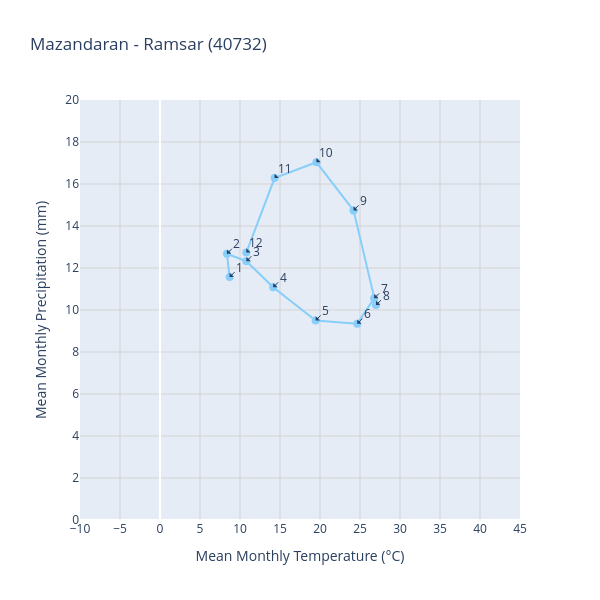

The notebook cell saved with this chart:
### Code cell
st = "40732"

# plot scatter plot of temperature vs precipitation for a specific station with plotly
a = dd[dd["station_id"] == st][["region_name", "station_name", "station_id", "month", "tm", "rrr24"]]

# now drow line from month 1 to 12 for each point
fig = px.scatter(
    a,
    x='tm',
    y='rrr24',
    title=f'{a.region_name.unique()[0]} - {a.station_name.unique()[0]} ({st})',
    labels={'tm': 'Mean Monthly Temperature (°C)', 'rrr24': 'Mean Monthly Precipitation (mm)'},
    width=600,
    height=600,
)
fig.add_trace(go.Scatter(
    x=a['tm'],
    y=a['rrr24'],
    mode='lines+markers',
    line=dict(color='LightSkyBlue', width=2),
    marker=dict(size=8),
    name='Monthly Trend'
)) 
# show month number on each point
for i, row in a.iterrows():
    fig.add_annotation(
        x=row['tm'],
        y=row['rrr24'],
        text=str(int(row['month'])),
        showarrow=True,
        arrowhead=1,
        ax=10,
        ay=-10
    ) 

# x: -10 to 45 and y: 0 to 10
fig.update_xaxes(range=[-10, 45])
fig.update_yaxes(range=[0, 20])

# no legend
fig.update_layout(showlegend=False)

# x and y grid lines for each 1 unit
fig.update_xaxes(dtick=5, showgrid=True, gridwidth=1, gridcolor='LightGray')
fig.update_yaxes(dtick=2, showgrid=True, gridwidth=1, gridcolor='LightGray')

### Figure 1 — Plotly figure (JSON) as saved in the notebook; plotly's stock layout.template omitted (floating-point values rounded to 4 significant figures)
{"data": [{"hovertemplate": "Mean Monthly Temperature (°C)=%{x}<br>Mean Monthly Precipitation (mm)=%{y}<extra></extra>", "legendgroup": "", "marker": {"color": "#636efa", "symbol": "circle"}, "mode": "markers", "name": "", "orientation": "v", "showlegend": false, "type": "scatter", "x": [8.7, 8.367, 10.8, 14.15, 19.46, 24.65, 26.77, 27.0, 24.2, 19.55, 14.32, 10.79], "xaxis": "x", "y": [11.57, 12.68, 12.32, 11.08, 9.503, 9.35, 10.55, 10.23, 14.74, 17.03, 16.28, 12.74], "yaxis": "y"}, {"line": {"color": "LightSkyBlue", "width": 2}, "marker": {"size": 8}, "mode": "lines+markers", "name": "Monthly Trend", "type": "scatter", "x": [8.7, 8.367, 10.8, 14.15, 19.46, 24.65, 26.77, 27.0, 24.2, 19.55, 14.32, 10.79], "y": [11.57, 12.68, 12.32, 11.08, 9.503, 9.35, 10.55, 10.23, 14.74, 17.03, 16.28, 12.74]}], "layout": {"annotations": [{"arrowhead": 1, "ax": 10, "ay": -10, "showarrow": true, "text": "1", "x": 8.7, "y": 11.57}, {"arrowhead": 1, "ax": 10, "ay": -10, "showarrow": true, "text": "2", "x": 8.367, "y": 12.68}, {"arrowhead": 1, "ax": 10, "ay": -10, "showarrow": true, "text": "3", "x": 10.8, "y": 12.32}, {"arrowhead": 1, "ax": 10, "ay": -10, "showarrow": true, "text": "4", "x": 14.15, "y": 11.08}, {"arrowhead": 1, "ax": 10, "ay": -10, "showarrow": true, "text": "5", "x": 19.46, "y": 9.503}, {"arrowhead": 1, "ax": 10, "ay": -10, "showarrow": true, "text": "6", "x": 24.65, "y": 9.35}, {"arrowhead": 1, "ax": 10, "ay": -10, "showarrow": true, "text": "7", "x": 26.77, "y": 10.55}, {"arrowhead": 1, "ax": 10, "ay": -10, "showarrow": true, "text": "8", "x": 27.0, "y": 10.23}, {"arrowhead": 1, "ax": 10, "ay": -10, "showarrow": true, "text": "9", "x": 24.2, "y": 14.74}, {"arrowhead": 1, "ax": 10, "ay": -10, "showarrow": true, "text": "10", "x": 19.55, "y": 17.03}, {"arrowhead": 1, "ax": 10, "ay": -10, "showarrow": true, "text": "11", "x": 14.32, "y": 16.28}, {"arrowhead": 1, "ax": 10, "ay": -10, "showarrow": true, "text": "12", "x": 10.79, "y": 12.74}], "height": 600, "legend": {"tracegroupgap": 0}, "showlegend": false, "title": {"text": "Mazandaran - Ramsar (40732)"}, "width": 600, "xaxis": {"anchor": "y", "domain": [0, 1], "dtick": 5, "gridcolor": "LightGray", "gridwidth": 1, "range": [-10, 45], "showgrid": true, "title": {"text": "Mean Monthly Temperature (°C)"}}, "yaxis": {"anchor": "x", "domain": [0, 1], "dtick": 2, "gridcolor": "LightGray", "gridwidth": 1, "range": [0, 20], "showgrid": true, "title": {"text": "Mean Monthly Precipitation (mm)"}}}}
